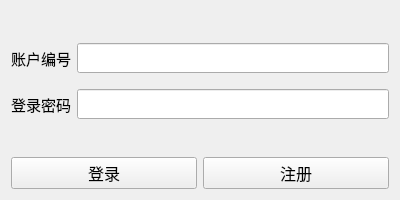
<?xml version="1.0" encoding="UTF-8"?>
<ui version="4.0">
 <class>LoginView</class>
 <widget class="QWidget" name="LoginView">
  <property name="geometry">
   <rect>
    <x>0</x>
    <y>0</y>
    <width>400</width>
    <height>200</height>
   </rect>
  </property>
  <property name="windowTitle">
   <string>Form</string>
  </property>
  <layout class="QVBoxLayout" name="verticalLayout">
   <item>
    <spacer name="verticalSpacer">
     <property name="orientation">
      <enum>Qt::Vertical</enum>
     </property>
     <property name="sizeHint" stdset="0">
      <size>
       <width>20</width>
       <height>40</height>
      </size>
     </property>
    </spacer>
   </item>
   <item>
    <layout class="QHBoxLayout" name="horizontalLayout_2">
     <item>
      <widget class="QLabel" name="label">
       <property name="font">
        <font>
         <family>华文行楷</family>
         <pointsize>11</pointsize>
        </font>
       </property>
       <property name="text">
        <string>账户编号</string>
       </property>
      </widget>
     </item>
     <item>
      <widget class="QLineEdit" name="lineEditAccount">
       <property name="font">
        <font>
         <family>华文楷体</family>
         <pointsize>11</pointsize>
        </font>
       </property>
      </widget>
     </item>
    </layout>
   </item>
   <item>
    <spacer name="verticalSpacer_3">
     <property name="orientation">
      <enum>Qt::Vertical</enum>
     </property>
     <property name="sizeType">
      <enum>QSizePolicy::Fixed</enum>
     </property>
     <property name="sizeHint" stdset="0">
      <size>
       <width>20</width>
       <height>10</height>
      </size>
     </property>
    </spacer>
   </item>
   <item>
    <layout class="QHBoxLayout" name="horizontalLayout_3">
     <item>
      <widget class="QLabel" name="label_2">
       <property name="font">
        <font>
         <family>华文行楷</family>
         <pointsize>11</pointsize>
        </font>
       </property>
       <property name="text">
        <string>登录密码</string>
       </property>
      </widget>
     </item>
     <item>
      <widget class="QLineEdit" name="lineEditPassword">
       <property name="font">
        <font>
         <family>华文楷体</family>
         <pointsize>11</pointsize>
         <stylestrategy>PreferDefault</stylestrategy>
        </font>
       </property>
       <property name="echoMode">
        <enum>QLineEdit::Password</enum>
       </property>
      </widget>
     </item>
    </layout>
   </item>
   <item>
    <spacer name="verticalSpacer_2">
     <property name="orientation">
      <enum>Qt::Vertical</enum>
     </property>
     <property name="sizeHint" stdset="0">
      <size>
       <width>20</width>
       <height>40</height>
      </size>
     </property>
    </spacer>
   </item>
   <item>
    <layout class="QHBoxLayout" name="horizontalLayout">
     <item>
      <widget class="QPushButton" name="pushButtonLogin">
       <property name="font">
        <font>
         <family>华文行楷</family>
         <pointsize>12</pointsize>
        </font>
       </property>
       <property name="text">
        <string>登录</string>
       </property>
      </widget>
     </item>
     <item>
      <widget class="QPushButton" name="pushButtonRegister">
       <property name="font">
        <font>
         <family>华文行楷</family>
         <pointsize>12</pointsize>
        </font>
       </property>
       <property name="text">
        <string>注册</string>
       </property>
      </widget>
     </item>
    </layout>
   </item>
  </layout>
 </widget>
 <resources/>
 <connections/>
</ui>
